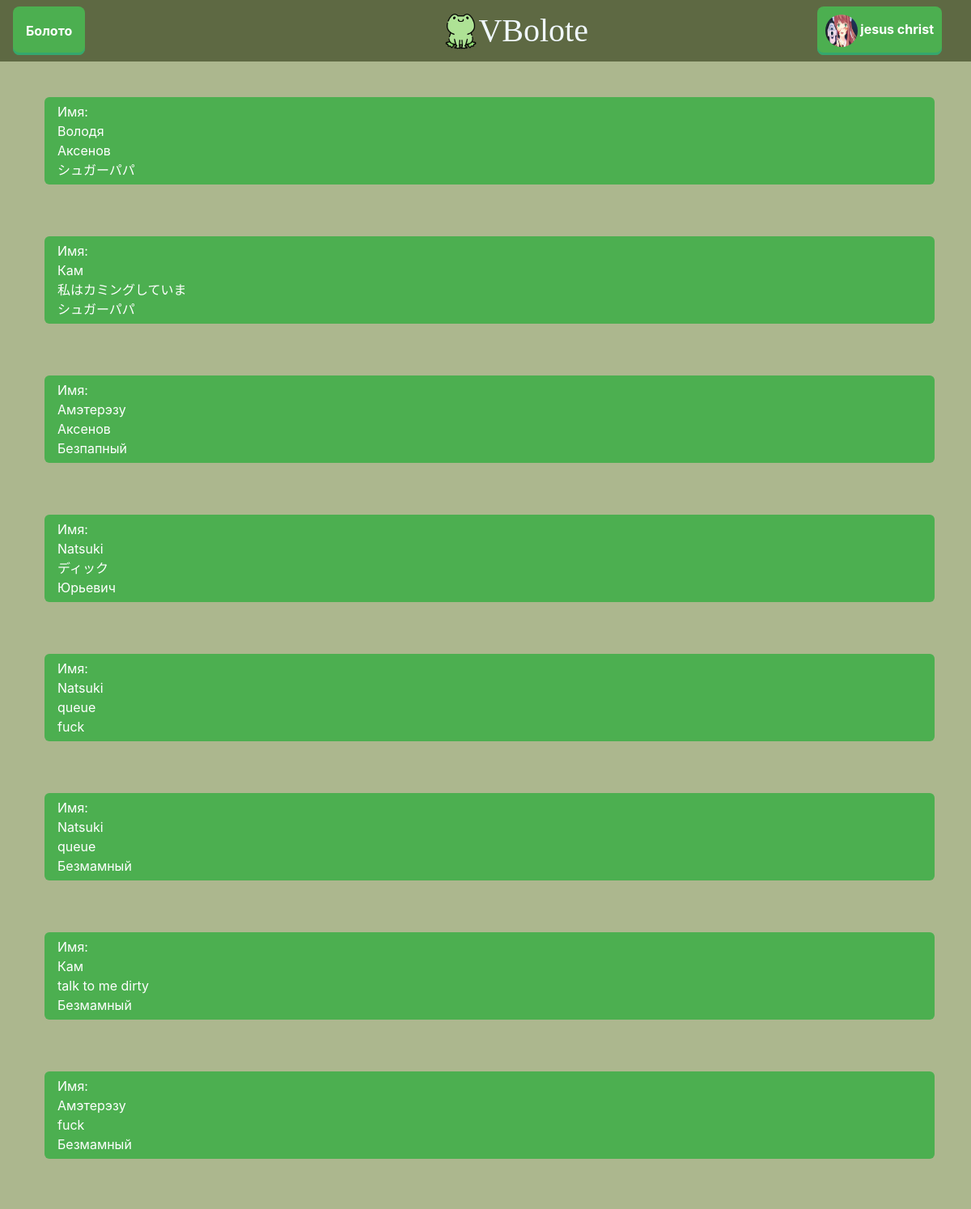
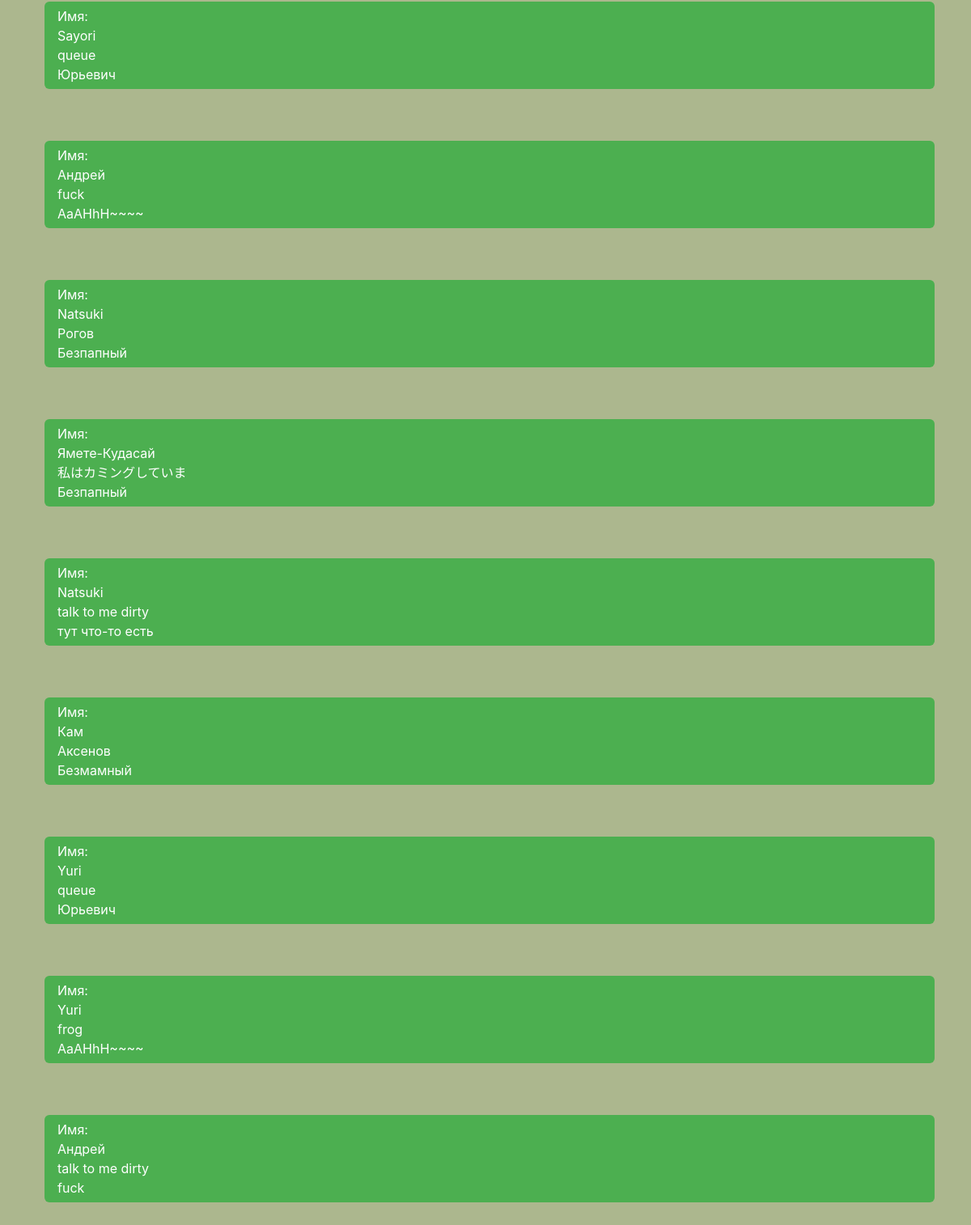
The page /user_zhabs/0 (signed in) on the database its author committed (2 pictures, top to bottom).
### data/users.py (models this page shows, shortened)
class User(SqlAlchemyBase, UserMixin, SerializerMixin):
    __tablename__ = 'users'
    id = sqlalchemy.Column(sqlalchemy.Integer,
                                primary_key=True, autoincrement=True)
    name = sqlalchemy.Column(sqlalchemy.String, nullable=True)
    email = sqlalchemy.Column(sqlalchemy.String,
                              index=True, unique=True, nullable=True)
    hashed_password = sqlalchemy.Column(sqlalchemy.String, nullable=True)
    about = sqlalchemy.Column(sqlalchemy.String, nullable=False,
                              default='')
    au_attitude = sqlalchemy.Column(sqlalchemy.String, nullable=False,
                                    default='')
    frog_attitude = sqlalchemy.Column(sqlalchemy.String, nullable=False,
                                      default='')
    pic = sqlalchemy.Column(sqlalchemy.Integer, default=0)

### data/zhabs.py (models this page shows)
class Zhaba(SqlAlchemyBase, UserMixin, SerializerMixin):
    __tablename__ = 'zhabs'
    id = sqlalchemy.Column(sqlalchemy.Integer, primary_key=True, autoincrement=True)
    name1 = sqlalchemy.Column(sqlalchemy.String, nullable=True)
    name2 = sqlalchemy.Column(sqlalchemy.String, nullable=True)
    name3 = sqlalchemy.Column(sqlalchemy.String, nullable=True)
    pw = sqlalchemy.Column(sqlalchemy.Integer, nullable=True)
    u_id = sqlalchemy.Column(sqlalchemy.Integer, nullable=True, default=0)

### flask_app.py (the view)
@app.route('/user_zhabs/<int:u_id>')
@login_required
def u_zhabs(u_id):
    db_sess = db_session.create_session()
    user = db_sess.query(User).filter(User.id == u_id).first()
    return render_template('u_zh.html',
                           zhabs=ZhM.all_zh(u_id),
                           user=user
                           )

### data/db_session.py (called while the page is built)
def create_session() -> Session:
    global __factory
    return __factory()

### flask_app.py (called while the page is built)
@login_manager.user_loader
def load_user(user_id):
    db_sess = db_session.create_session()
    return db_sess.query(User).get(user_id)

    @staticmethod
    def all_zh(u_id):  # возвращает всех жаб
        db_sess = db_session.create_session()
        return db_sess.query(Zhaba).filter(Zhaba.u_id == u_id).all()

### templates/u_zh.html (shortened to what this page needs)
{% extends "base.html" %}
{% block content %}
    <br>
    {% if zhabs%}
        {% for zh in zhabs %}
            <div class="news">
                <span class="news-text">Имя:</span>
                <span class="news-text">{{ zh.name1 }}</span>
                <span class="news-text">{{ zh.name2 }}</span>
                <span class="news-text">{{ zh.name3 }}</span>
            </div>
            <br>
        {% endfor %}
    {% else %}
        <div class="news">
                <span class="news-text">Жаб нет</span>
        </div>
    {% endif %}
{% endblock %}

### templates/base.html (shortened to what this page needs)
<!doctype html>
<html lang="en">
<head>
    <link rel="stylesheet"
          href="https://stackpath.bootstrapcdn.com/bootstrap/4.4.1/css/bootstrap.min.css"
>
    <link rel="stylesheet" href= "{{ url_for('static', filename='css/decor.css') }}">
</head>
<body>
<header>
    <nav class="navbar navbar-light" style="background-color: #5e6943;">
        <div class="dropdown">
          <button class="dropbtn">Болото</button>
        </div>
        <a type="button" class="AppName" href="/"><img src="../static/img/icon_frog.png" height="50" alt="...">VBolote</a>
            {% if current_user.is_authenticated %}
                <div class="dropdown">
                  <button class="dropbtn user">
                      <img src="../static/img/pics/pic{{current_user.pic}}.jpg" class = "mini_user_pic" alt="аватарка"/>
                      {{ current_user.name }}
                  </button>
                </div>
            {% else %}
                <div class="btn-group" role="group" aria-label="Basic mixed styles example">
                  <a type="button" class="btn btn-login" href="/login">Войти</a>
                  <a type="button" class="btn btn-reg" href="/register">Зарегистрироваться</a>
                </div>
            {% endif %}
    </nav>
</header>
<main role="main" class="container">
    {% block content %}{% endblock %}
</main>
</body>
</html>

### static/css/decor.css (style rules this page uses)
.dropbtn { background-color: #4CAF50; color: white; padding: 16px; font-size: 16px; border: none; }
.dropdown { position: relative; display: inline-block; }
body { background-color: #acb78e; color: aliceblue; }
header { background-color: #5e6943; }
.AppName { color: aliceblue; padding-left: 4em; font-size: 40px; font-family: "Voguer Sans Free" }
button { height: 60px; font-weight: 700; color: #7b917b; text-decoration: none; padding: .5em 2em; border-radius: 8px; background: rgb(123, 145, 123); box-shadow: 0 -3px rgb(53, 167, 110) inset; transition: 0.2s; }
button.user { background-color: #4CAF50; color: white; padding: 10px; font-size: 16px; border: none; margin-right: 20px; }
.news { display: flex; justify-content: space-around; flex-direction: column; margin-left: 10px; margin-top: 20px; margin-bottom: 20px; background-color: #4CAF50; color: white; padding: 6px; border-radius: 6px; }
.news-text { padding-left: 10px; }
.mini_user_pic { Width: 40px; Height: 40px; border-radius: 50%; }

### rows shown on the page
User: name "jesus christ"
Zhaba: name1 "Володя", name2 "Аксенов", name3 "シュガーパパ"
Zhaba: name1 "Кам", name2 "私はカミングしていま", name3 "シュガーパパ"
Zhaba: name1 "Амэтерэзу", name2 "Аксенов", name3 "Безпапный"
Zhaba: name1 "Natsuki", name2 "ディック", name3 "Юрьевич"
Zhaba: name1 "Natsuki", name2 "queue", name3 "fuck"
Zhaba: name1 "Natsuki", name2 "queue", name3 "Безмамный"
Zhaba: name1 "Кам", name2 "talk to me dirty", name3 "Безмамный"
Zhaba: name1 "Амэтерэзу", name2 "fuck", name3 "Безмамный"
Zhaba: name1 "Sayori", name2 "queue", name3 "Юрьевич"
Zhaba: name1 "Андрей", name2 "fuck", name3 "AaAHhH~~~~"
Zhaba: name1 "Natsuki", name2 "Рогов", name3 "Безпапный"
Zhaba: name1 "Ямете-Кудасай", name2 "私はカミングしていま", name3 "Безпапный"
Zhaba: name1 "Natsuki", name2 "talk to me dirty", name3 "тут что-то есть"
Zhaba: name1 "Кам", name2 "Аксенов", name3 "Безмамный"
Zhaba: name1 "Yuri", name2 "queue", name3 "Юрьевич"
Zhaba: name1 "Yuri", name2 "frog", name3 "AaAHhH~~~~"
Zhaba: name1 "Андрей", name2 "talk to me dirty", name3 "fuck"
